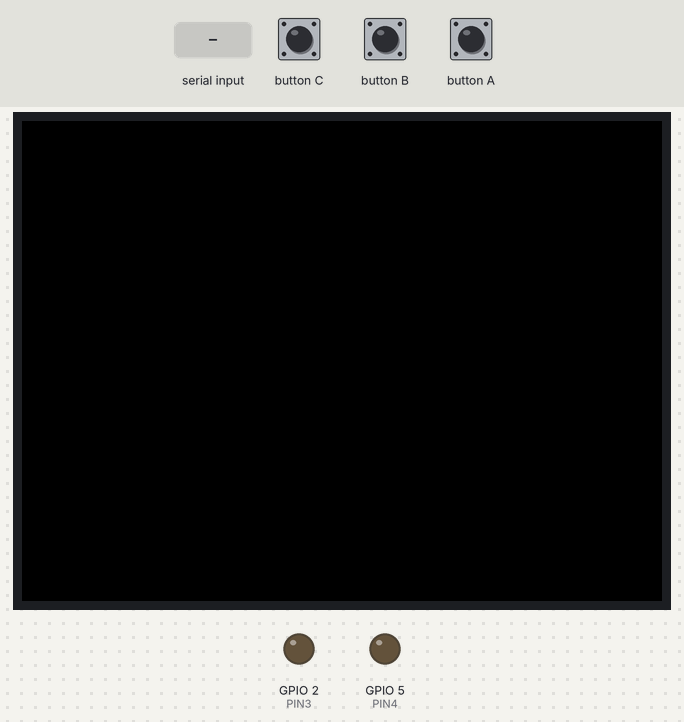
Bench run of a sketch on a simulated ESP32. Shown: 320×240 colour display, output pins drawn as LEDs (lit = HIGH). Inputs (shaded band) come from the test bench.

Above: at 1.5 s.
1.6 s: "a\n" received over Serial
At 2.8 s:
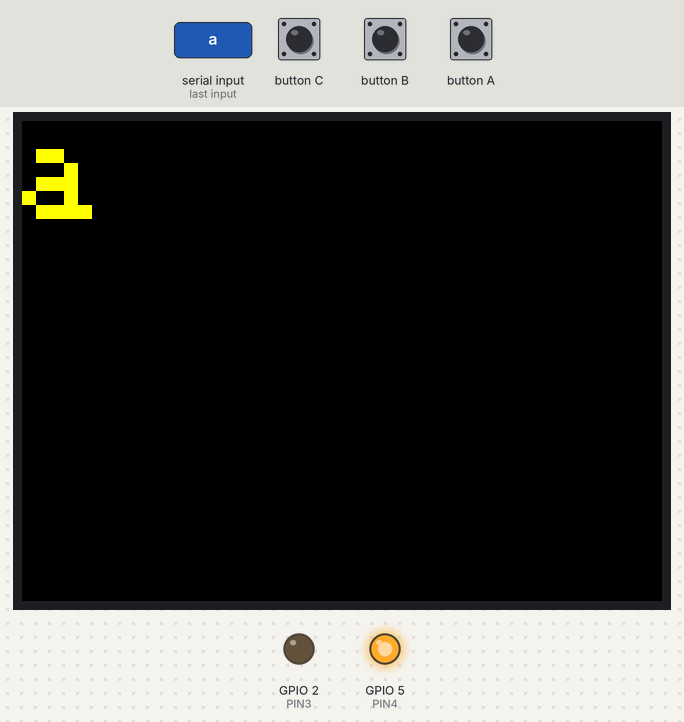
3.1 s: button C pressed for 0.15 s
At 3.7 s:
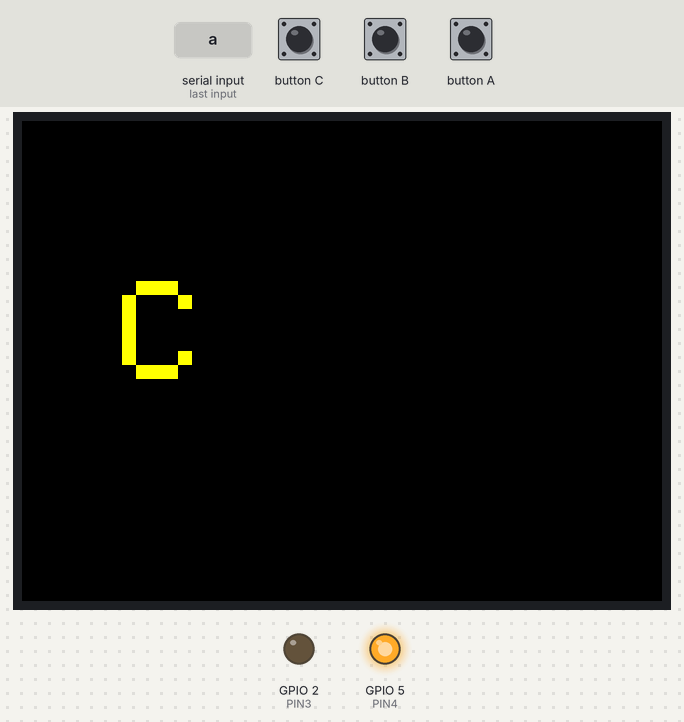
4.8 s: button B pressed for 0.15 s
At 6.2 s:
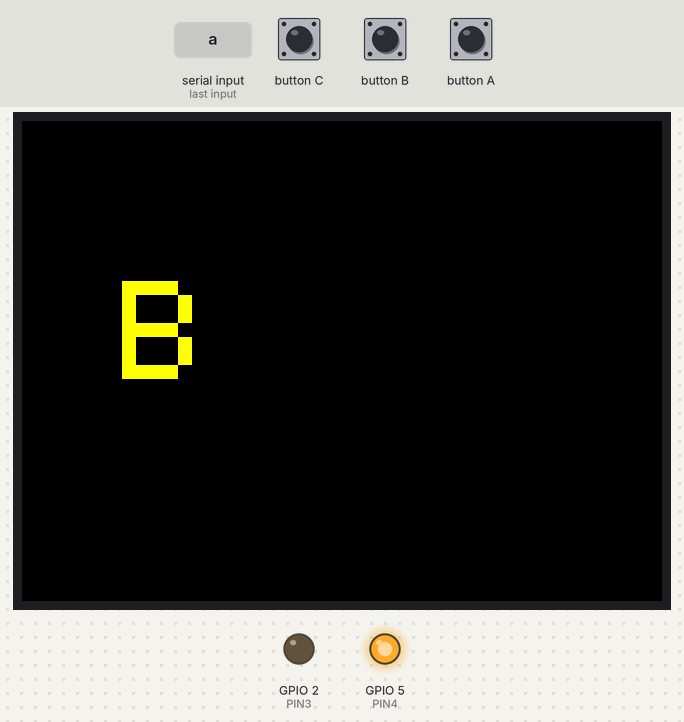
6.5 s: "a\n" received over Serial
At 7.7 s:
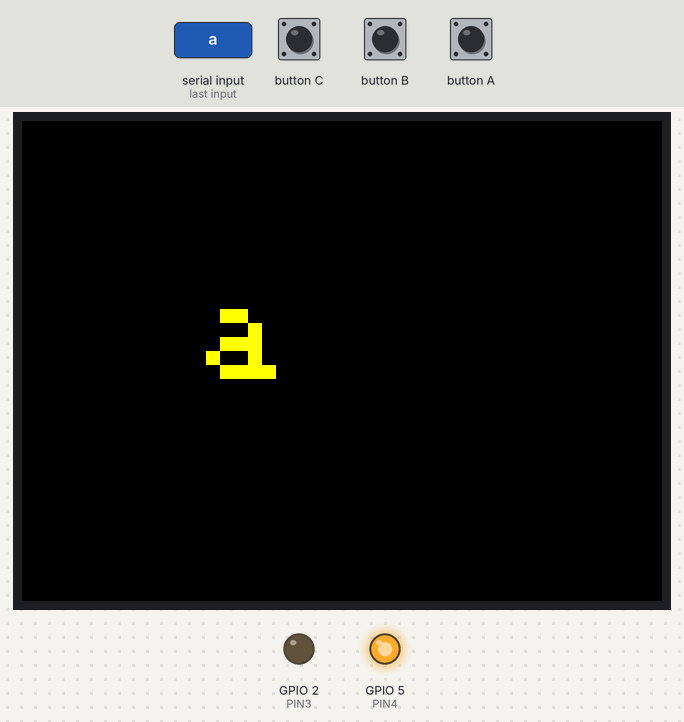
8.0 s: button B pressed for 1 s
At 9.9 s:
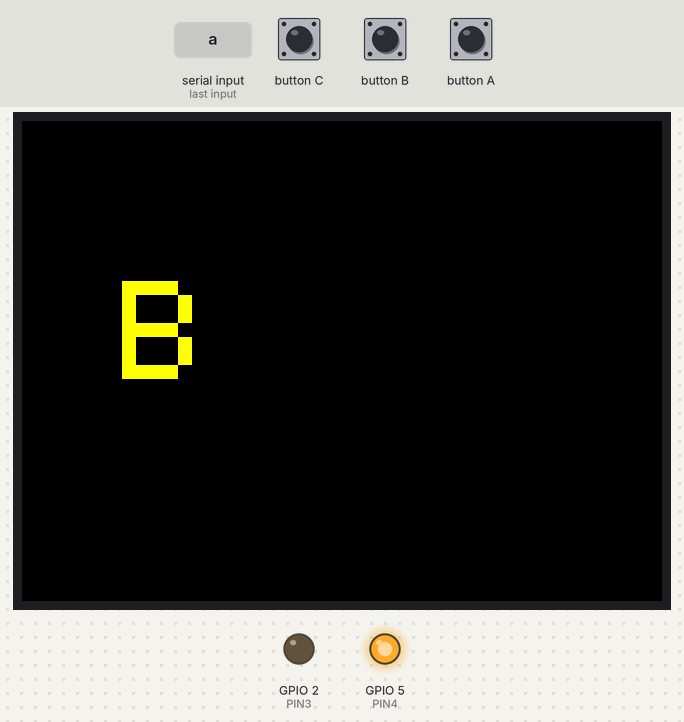
10.5 s: button C pressed for 1 s
At 13.0 s:
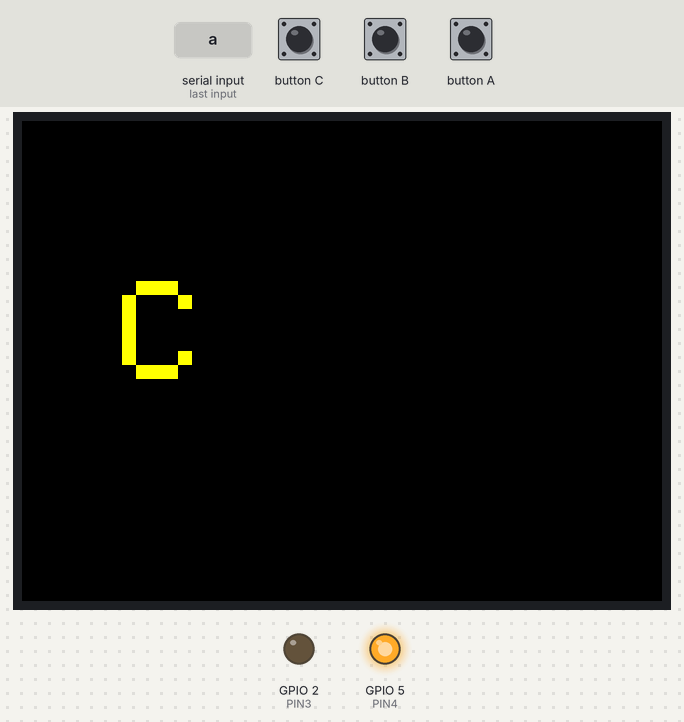
Timing chart, 0 to 14.0 s (numbered marks = the images above; inputs shaded):
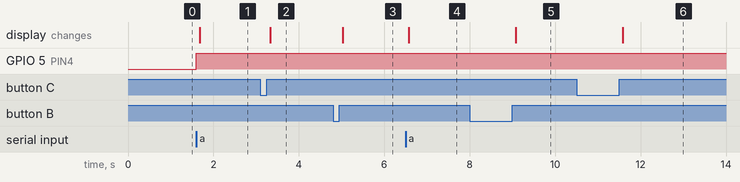

The sketch:

meiji.ino
```cpp
/*
    Name:       button.ino
    Created:    2018/9/21 14:06:15
    Author:     sakabin
*/

#include <M5Stack.h>
int PIN3  = 2; //To Asist Hand
int PIN4  = 5;//To 脳波計

// The setup() function runs once each time the micro-controller starts
void setup() {

  // init lcd, serial, but don't init sd card
  M5.begin(true, false, true);

  /*
    Power chip connected to gpio21, gpio22, I2C device
    Set battery charging voltage and current
    If used battery, please call this function in your project
  */
  M5.Power.begin();
  pinMode(PIN3, OUTPUT);
  pinMode(PIN4, OUTPUT);


  M5.Lcd.clear(BLACK);
  M5.Lcd.setTextColor(YELLOW);
  M5.Lcd.setTextSize(2);
  M5.Lcd.setCursor(65, 10);
  M5.Lcd.println("Button example");
  M5.Lcd.setCursor(3, 35);
  M5.Lcd.println("Press button B for 700ms");
  M5.Lcd.println("to clear screen.");
  M5.Lcd.clear(BLACK);
  M5.Lcd.setTextSize(10);
  M5.Lcd.setCursor(0, 0);

}

// Add the main program code into the continuous loop() function
void loop() {
  // update button state
  M5.update();

  // if you want to use Releasefor("was released for"), use .wasReleasefor(int time) below
  if (M5.BtnA.wasReleased()) {
    M5.Lcd.setCursor(50, 80);
    M5.Lcd.clear(BLACK);
    digitalWrite(PIN3, HIGH);
    delay(3000);
    digitalWrite(PIN3, LOW);
    delay(100);
    digitalWrite(PIN3, HIGH);
    delay(100);
    digitalWrite(PIN3, LOW);


  } else if (M5.BtnB.wasReleased()) {
    M5.Lcd.setCursor(50, 80);
    M5.Lcd.clear(BLACK);
    M5.Lcd.print('B');
  } else if (M5.BtnC.wasReleased()) {
    M5.Lcd.setCursor(50, 80);
    M5.Lcd.clear(BLACK);
    M5.Lcd.print('C');
  }
  if (Serial.available()) {
    String text = Serial.readStringUntil(0x0a);
    if (text.length() > 0 && text.startsWith("*")) {
      text.trim();
      text.replace("*","");
    }
    String input = text;
    if(input=="a") {
        digitalWrite(PIN4, HIGH);
        M5.Lcd.clear(BLACK);
        M5.Lcd.print('a');
    }
    if (input == "0") {
      digitalWrite(PIN4, LOW);//(動画再生中)
    }
     if (input == "1") { //アシストハンド動かす
    digitalWrite(PIN3, HIGH);
     delay(3000);
     digitalWrite(PIN3, LOW);
     delay(100);
     digitalWrite(PIN3, HIGH);
     delay(100);
     digitalWrite(PIN3, LOW);
    }
    if (input == "9") { //リセット
     digitalWrite(PIN3, HIGH);
     delay(3000);
     digitalWrite(PIN3, LOW);
     delay(100);
     digitalWrite(PIN3, HIGH);
     delay(100);
     digitalWrite(PIN3, LOW);
     }

  }

}
```

Measured:
- after the input at 1.6 s, GPIO 5 (PIN4): LOW → HIGH at once; the display: changes after 0.08 s (image 1)
- after the input at 3.1 s, the display: changes after 0.23 s (image 2)
- after the input at 4.8 s, the display: changes after 0.23 s (image 3)
- after the input at 6.5 s, the display: changes after 0.08 s (image 4)
- after the input at 8.0 s, the display: changes after 1.1 s (image 5)
- after the input at 10.5 s, the display: changes after 1.1 s (image 6)
